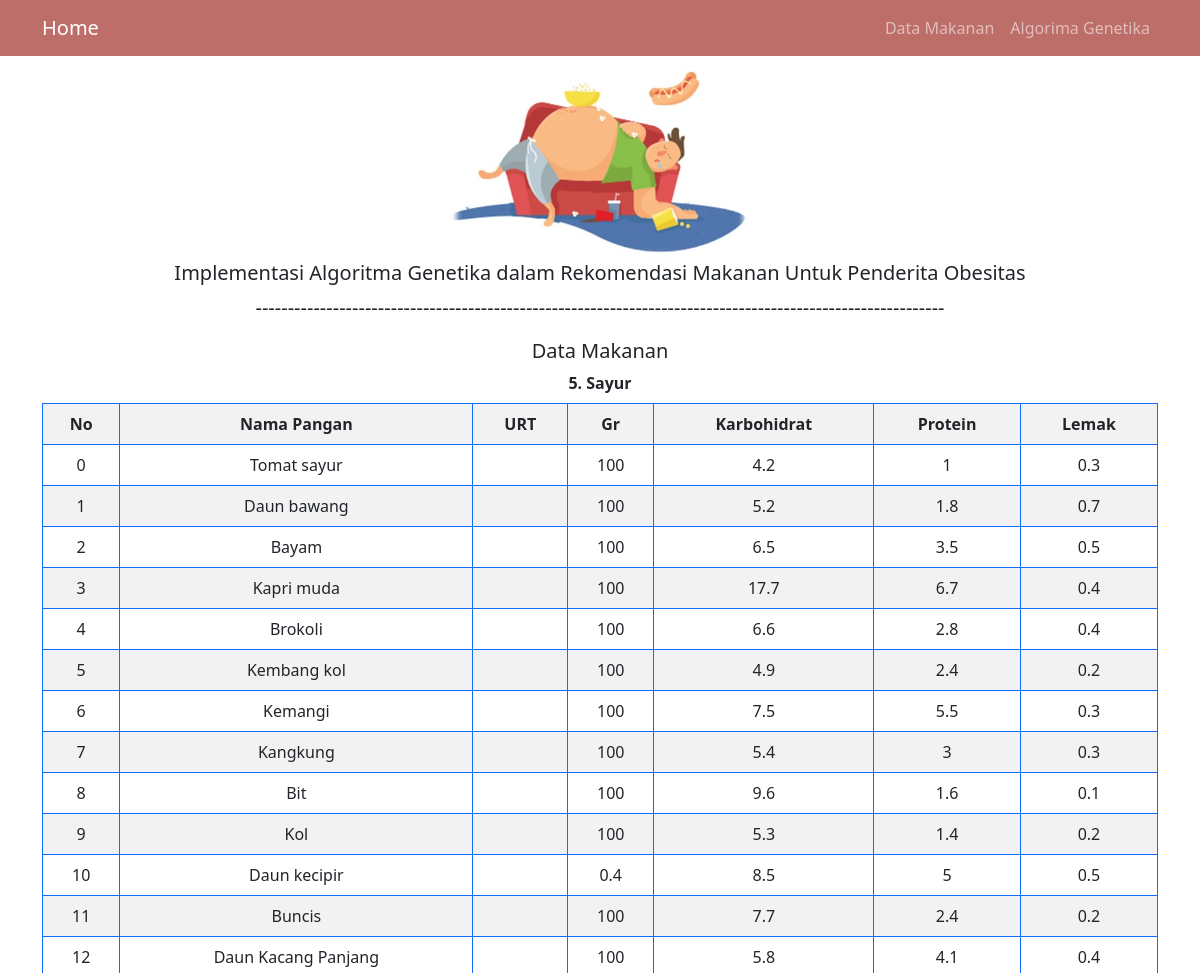
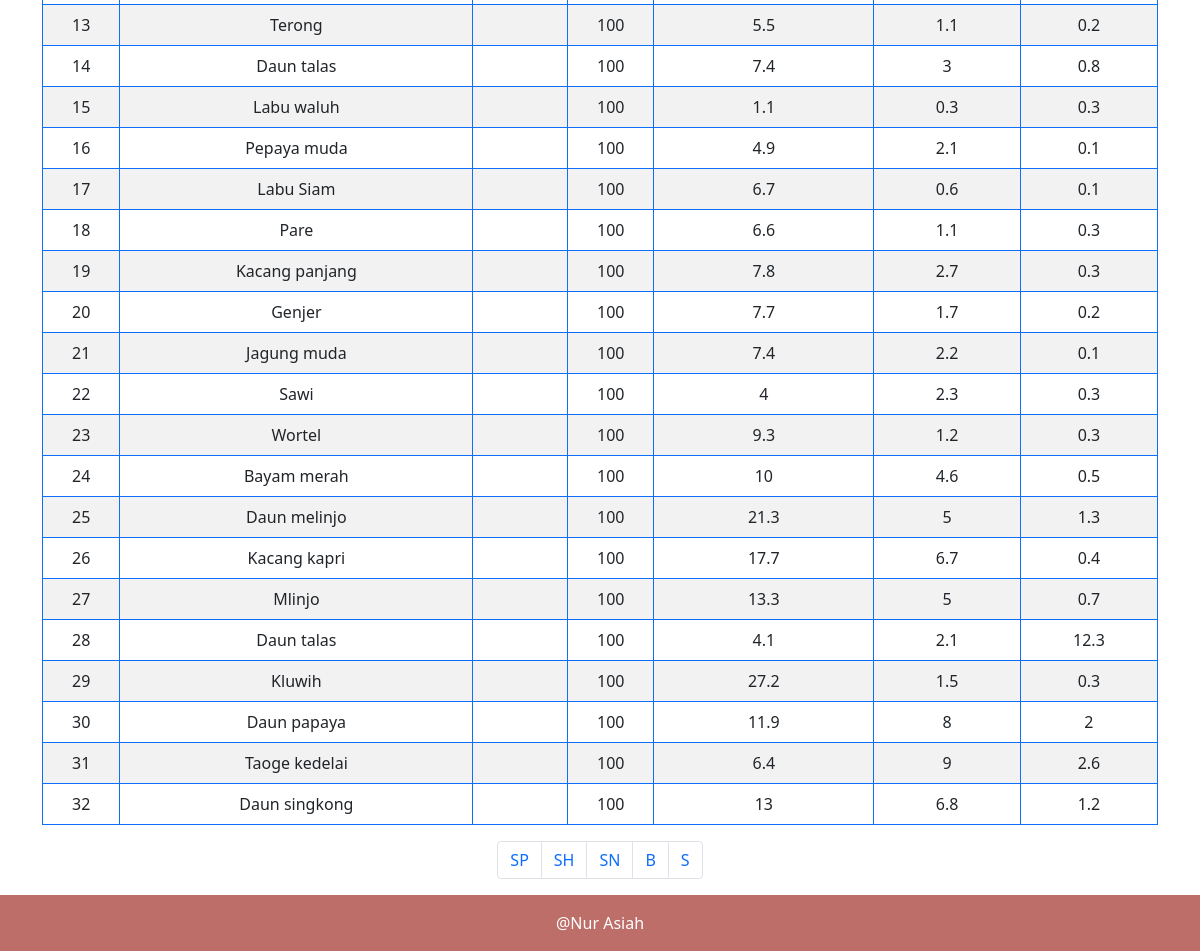
Screenshot of /sayur.php with the database file from the repository (2 pictures, top to bottom).
### tables this page shows
CREATE TABLE `sayur` (
  `Index` int(100) NOT NULL,
  `Nama_Pangan` varchar(255) NOT NULL,
  `URT` varchar(255) NOT NULL,
  `Gr` varchar(255) NOT NULL,
  `Karbohidrat` float NOT NULL,
  `Protein` float NOT NULL,
  `Lemak` float NOT NULL
);

### sayur.php (the view, shortened to what this page needs)
<!DOCTYPE html>
<html lang="en">
  <head>
    <link href="https://cdn.jsdelivr.net/npm/bootstrap@5.1.3/dist/css/bootstrap.min.css" rel="stylesheet" />
  </head>
  <body>
    <nav class="navbar navbar-expand-lg navbar-dark" style="background-color: rgba(158, 42, 34, 0.678)">
        <div class="container">
          <a class="navbar-brand" href="index.php">Home</a>
          <ul class="navbar-nav ms-auto">
            <li class="nav-item">
              <a class="nav-link" href="DataMakanan.php">Data Makanan</a>
            </li>
            <li class="nav-item">
              <a class="nav-link" href="Algoritma Genetika.php">Algorima Genetika</a>
            </li>
          </ul>
        </div>
      </nav>
    <section class="jumbotron text-center">
      <img src="img/IMG-20211129-WA0062.jpg" alt="asiah" width="300" />
      <h1 class="fs-5">Implementasi Algoritma Genetika dalam Rekomendasi Makanan Untuk Penderita Obesitas</h1>
      <p class="lead">-----------------------------------------------------------------------------------------------------------</p>
    </section>
    <div class="container">
            <div class="text-center mb-3">
    <h5>Data Makanan</h5>
     <table class ="table-bordered border-primary  table table-striped">
     <div class="text-center mb-2">
    <h7 class="fw-bold">5. Sayur</h7>
          <th><center>No</center></th>
          <th><center>Nama Pangan</center></th>
          <th><center>URT</center></center></th>
          <th><center>Gr</center></th>
          <th><center>Karbohidrat</center></th>
          <th><center>Protein</center></th>
          <th><center>Lemak</center></th>
    <?php
$no=0;
$ambildata = mysqli_query($koneksi, "select * from sayur");
while ($tampildata = mysqli_fetch_array($ambildata)){
    echo "
    <tr>
        <td><center>$no</center></td>
        <td><center>$tampildata[Nama_Pangan]</center></td>
        <td><center>$tampildata[URT]</center></td>
        <td><center>$tampildata[Gr]</center></td>
        <td><center>$tampildata[Karbohidrat]</center></td>
        <td><center>$tampildata[Protein]</center></td>
        <td><center>$tampildata[Lemak]</center></td>
    </tr>";
$no++;
}
?>
 </table>
  <tr>
  <nav aria-label="Page navigation example">
  <ul class="pagination justify-content-center">
    <li class="page-item"><a class="page-link" href="DataMakanan.php">SP</a></li>
    <li class="page-item"><a class="page-link" href="sumberhewani.php">SH</a></li>
    <li class="page-item"><a class="page-link" href="sumbernabati.php">SN</a></li>
    <li class="page-item"><a class="page-link" href="buah.php">B</a></li>
    <li class="page-item"><a class="page-link" href="sayur.php">S</a></li>
  </ul>
</nav>
 </div>
    </div>
    <footer class="text-white" style="background-color: rgba(158, 42, 34, 0.678)">
      <div class="p-3">
        <div class="text-center">
          <h7>@Nur Asiah</h7>
        </div>
      </div>
    </footer>
 </body>
</html>

### rows the page displays
sayur: Nama_Pangan "Tomat sayur", Gr "100", Karbohidrat "4.2", Protein "1", Lemak "0.3"
sayur: Nama_Pangan "Daun bawang", Gr "100", Karbohidrat "5.2", Protein "1.8", Lemak "0.7"
sayur: Nama_Pangan "Bayam", Gr "100", Karbohidrat "6.5", Protein "3.5", Lemak "0.5"
sayur: Nama_Pangan "Kapri muda", Gr "100", Karbohidrat "17.7", Protein "6.7", Lemak "0.4"
sayur: Nama_Pangan "Brokoli", Gr "100", Karbohidrat "6.6", Protein "2.8", Lemak "0.4"
sayur: Nama_Pangan "Kembang kol", Gr "100", Karbohidrat "4.9", Protein "2.4", Lemak "0.2"
sayur: Nama_Pangan "Kemangi", Gr "100", Karbohidrat "7.5", Protein "5.5", Lemak "0.3"
sayur: Nama_Pangan "Kangkung", Gr "100", Karbohidrat "5.4", Protein "3", Lemak "0.3"
sayur: Nama_Pangan "Bit", Gr "100", Karbohidrat "9.6", Protein "1.6", Lemak "0.1"
sayur: Nama_Pangan "Kol", Gr "100", Karbohidrat "5.3", Protein "1.4", Lemak "0.2"
sayur: Nama_Pangan "Daun kecipir", Gr "0.4", Karbohidrat "8.5", Protein "5", Lemak "0.5"
sayur: Nama_Pangan "Buncis", Gr "100", Karbohidrat "7.7", Protein "2.4", Lemak "0.2"
sayur: Nama_Pangan "Daun Kacang Panjang", Gr "100", Karbohidrat "5.8", Protein "4.1", Lemak "0.4"
sayur: Nama_Pangan "Terong", Gr "100", Karbohidrat "5.5", Protein "1.1", Lemak "0.2"
sayur: Nama_Pangan "Daun talas", Gr "100", Karbohidrat "7.4", Protein "3", Lemak "0.8"
sayur: Nama_Pangan "Labu waluh", Gr "100", Karbohidrat "1.1", Protein "0.3", Lemak "0.3"
sayur: Nama_Pangan "Pepaya muda", Gr "100", Karbohidrat "4.9", Protein "2.1", Lemak "0.1"
sayur: Nama_Pangan "Labu Siam", Gr "100", Karbohidrat "6.7", Protein "0.6", Lemak "0.1"
sayur: Nama_Pangan "Pare", Gr "100", Karbohidrat "6.6", Protein "1.1", Lemak "0.3"
sayur: Nama_Pangan "Kacang panjang", Gr "100", Karbohidrat "7.8", Protein "2.7", Lemak "0.3"
sayur: Nama_Pangan "Genjer", Gr "100", Karbohidrat "7.7", Protein "1.7", Lemak "0.2"
sayur: Nama_Pangan "Jagung muda", Gr "100", Karbohidrat "7.4", Protein "2.2", Lemak "0.1"
sayur: Nama_Pangan "Sawi", Gr "100", Karbohidrat "4", Protein "2.3", Lemak "0.3"
sayur: Nama_Pangan "Wortel", Gr "100", Karbohidrat "9.3", Protein "1.2", Lemak "0.3"
sayur: Nama_Pangan "Bayam merah", Gr "100", Karbohidrat "10", Protein "4.6", Lemak "0.5"
sayur: Nama_Pangan "Daun melinjo", Gr "100", Karbohidrat "21.3", Protein "5", Lemak "1.3"
sayur: Nama_Pangan "Kacang kapri", Gr "100", Karbohidrat "17.7", Protein "6.7", Lemak "0.4"
sayur: Nama_Pangan "Mlinjo", Gr "100", Karbohidrat "13.3", Protein "5", Lemak "0.7"
sayur: Nama_Pangan "Daun talas", Gr "100", Karbohidrat "4.1", Protein "2.1", Lemak "12.3"
sayur: Nama_Pangan "Kluwih", Gr "100", Karbohidrat "27.2", Protein "1.5", Lemak "0.3"
sayur: Nama_Pangan "Daun papaya", Gr "100", Karbohidrat "11.9", Protein "8", Lemak "2"
sayur: Nama_Pangan "Taoge kedelai", Gr "100", Karbohidrat "6.4", Protein "9", Lemak "2.6"
sayur: Nama_Pangan "Daun singkong", Gr "100", Karbohidrat "13", Protein "6.8", Lemak "1.2"
